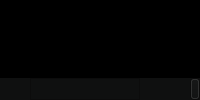
                <widget class="QWidget" name="home_02">
                 <layout class="QVBoxLayout" name="verticalLayout_7">
                  <property name="spacing">
                   <number>0</number>
                  </property>
                  <property name="sizeConstraint">
                   <enum>QLayout::SetDefaultConstraint</enum>
                  </property>
                  <property name="leftMargin">
                   <number>0</number>
                  </property>
                  <property name="topMargin">
                   <number>0</number>
                  </property>
                  <property name="rightMargin">
                   <number>0</number>
                  </property>
                  <property name="bottomMargin">
                   <number>0</number>
                  </property>
                  <item>
                   <widget class="QFrame" name="area_trabalho">
                    <property name="minimumSize">
                     <size>
                      <width>0</width>
                      <height>50</height>
                     </size>
                    </property>
                    <property name="styleSheet">
                     <string notr="true">background-color: rgb(0, 0, 0);</string>
                    </property>
                    <property name="frameShape">
                     <enum>QFrame::NoFrame</enum>
                    </property>
                    <property name="frameShadow">
                     <enum>QFrame::Raised</enum>
                    </property>
                    <widget class="QLabel" name="bg_area_trabalho">
                     <property name="enabled">
                      <bool>true</bool>
                     </property>
                     <property name="geometry">
                      <rect>
                       <x>-10</x>
                       <y>-10</y>
                       <width>931</width>
                       <height>591</height>
                      </rect>
                     </property>
                     <property name="layoutDirection">
                      <enum>Qt::LeftToRight</enum>
                     </property>
                     <property name="styleSheet">
                      <string notr="true">background-color: rgb(0, 0, 0);</string>
                     </property>
                     <property name="text">
                      <string/>
                     </property>
                     <property name="pixmap">
                      <pixmap>images/bg_home.jpg</pixmap>
                     </property>
                     <property name="scaledContents">
                      <bool>true</bool>
                     </property>
                    </widget>
                    <widget class="QFrame" name="menu_iniciar_aberto">
                     <property name="geometry">
                      <rect>
                       <x>0</x>
                       <y>340</y>
                       <width>0</width>
                       <height>251</height>
                      </rect>
                     </property>
                     <property name="styleSheet">
                      <string notr="true">QFrame {
	
	background-color: rgba(35, 35, 35, 35%);
	background-repeat: no-repeat;
	background-position: center;
	border: none;
}</string>
                     </property>
                     <property name="frameShape">
                      <enum>QFrame::StyledPanel</enum>
                     </property>
                     <property name="frameShadow">
                      <enum>QFrame::Raised</enum>
                     </property>
                     <widget class="QPushButton" name="botao_iniciar_deepnude">
                      <property name="geometry">
                       <rect>
                        <x>90</x>
                        <y>170</y>
                        <width>75</width>
                        <height>75</height>
                       </rect>
                      </property>
                      <property name="styleSheet">
                       <string notr="true">QPushButton {
	background-image: url(:/bot/images/telegram.png);
	background-color: transparent;
	background-repeat: no-repeat;
	background-position: center;
	border: none;
	padding-top: 50px; 
	
	color: rgb(255, 255, 255);
}
QPushButton:hover {
	
	background-color: rgb(35, 35, 35);
}
QPushButton:pressed {
	background-color: rgb(1,84,149);
}</string>
                      </property>
                      <property name="text">
                       <string>deepfake bot</string>
                      </property>
                     </widget>
                     <widget class="QPushButton" name="botao_iniciar_botmanicomio">
                      <property name="geometry">
                       <rect>
                        <x>170</x>
                        <y>170</y>
                        <width>75</width>
                        <height>75</height>
                       </rect>
                      </property>
                      <property name="styleSheet">
                       <string notr="true">QPushButton {
	background-image: url(:/bot/images/telegram.png);
	background-color: transparent;
	background-repeat: no-repeat;
	background-position: center;
	border: none;
	padding-top: 50px; 
	
	color: rgb(255, 255, 255);
}
QPushButton:hover {
	
	background-color: rgb(35, 35, 35);
}
QPushButton:pressed {
	background-color: rgb(1,84,149);
}</string>
                      </property>
                      <property name="text">
                       <string>manicomio bot</string>
                      </property>
                     </widget>
                     <widget class="QPushButton" name="botao_iniciar_recognition">
                      <property name="geometry">
                       <rect>
                        <x>170</x>
                        <y>90</y>
                        <width>75</width>
                        <height>75</height>
                       </rect>
                      </property>
                      <property name="styleSheet">
                       <string notr="true">QPushButton {
	
	background-image: url(:/camera/images/screenshot-24.png);
	background-color: transparent;
	background-repeat: no-repeat;
	background-position: center;
	border: none;
	padding-top: 50px; 
	
	color: rgb(255, 255, 255);
}
QPushButton:hover {
	
	background-color: rgb(35, 35, 35);
}
QPushButton:pressed {
	background-color: rgb(1,84,149);
}</string>
                      </property>
                      <property name="text">
                       <string>recognition</string>
                      </property>
                     </widget>
                     <widget class="QPushButton" name="botao_iniciar_server">
                      <property name="geometry">
                       <rect>
                        <x>90</x>
                        <y>10</y>
                        <width>75</width>
                        <height>75</height>
                       </rect>
                      </property>
                      <property name="styleSheet">
                       <string notr="true">QPushButton {
	background-image: url(:/server/images/server-24.png);
	background-color: transparent;
	background-repeat: no-repeat;
	background-position: center;
	border: none;
	padding-top: 50px; 
	
	color: rgb(255, 255, 255);
}
QPushButton:hover {
	
	background-color: rgb(35, 35, 35);
}
QPushButton:pressed {
	background-color: rgb(1,84,149);
}</string>
                      </property>
                      <property name="text">
                       <string>server</string>
                      </property>
                     </widget>
                     <widget class="QPushButton" name="botao_iniciar_facerecog">
                      <property name="geometry">
                       <rect>
                        <x>90</x>
                        <y>90</y>
                        <width>75</width>
                        <height>75</height>
                       </rect>
                      </property>
                      <property name="styleSheet">
                       <string notr="true">QPushButton {
	
	background-image: url(:/camera/images/screenshot-24.png);
	background-color: transparent;
	background-repeat: no-repeat;
	background-position: center;
	border: none;
	padding-top: 50px; 
	
	color: rgb(255, 255, 255);
}
QPushButton:hover {
	
	background-color: rgb(35, 35, 35);
}
QPushButton:pressed {
	background-color: rgb(1,84,149);
}</string>
                      </property>
                      <property name="text">
                       <string>face recog</string>
                      </property>
                     </widget>
                     <widget class="QPushButton" name="botao_iniciar_browser">
                      <property name="geometry">
                       <rect>
                        <x>10</x>
                        <y>10</y>
                        <width>75</width>
                        <height>75</height>
                       </rect>
                      </property>
                      <property name="styleSheet">
                       <string notr="true">QPushButton {
	background-image: url(:/browser/images/browser-24.png);
	background-color: transparent;
	background-repeat: no-repeat;
	background-position: center;
	border: none;
	padding-top: 50px; 
	
	color: rgb(255, 255, 255);
}
QPushButton:hover {
	
	background-color: rgb(35, 35, 35);
}
QPushButton:pressed {
	background-color: rgb(1,84,149);
}</string>
                      </property>
                      <property name="text">
                       <string>browser</string>
                      </property>
                     </widget>
                     <widget class="QPushButton" name="botao_iniciar_camera">
                      <property name="geometry">
                       <rect>
                        <x>10</x>
                        <y>90</y>
                        <width>75</width>
                        <height>75</height>
                       </rect>
                      </property>
                      <property name="styleSheet">
                       <string notr="true">QPushButton {
	
	background-image: url(:/camera/images/screenshot-24.png);
	background-color: transparent;
	background-repeat: no-repeat;
	background-position: center;
	border: none;
	padding-top: 50px; 
	
	color: rgb(255, 255, 255);
}
QPushButton:hover {
	
	background-color: rgb(35, 35, 35);
}
QPushButton:pressed {
	background-color: rgb(1,84,149);
}</string>
                      </property>
                      <property name="text">
                       <string>camera</string>
                      </property>
                     </widget>
                     <widget class="QPushButton" name="botao_iniciar_configuracoes">
                      <property name="geometry">
                       <rect>
                        <x>10</x>
                        <y>170</y>
                        <width>75</width>
                        <height>75</height>
                       </rect>
                      </property>
                      <property name="styleSheet">
                       <string notr="true">QPushButton {
	background-image: url(:/configuracoes/images/services-24.png);
	background-color: transparent;
	background-repeat: no-repeat;
	background-position: center;
	border: none;
	padding-top: 50px; 
	
	color: rgb(255, 255, 255);
}
QPushButton:hover {
	
	background-color: rgb(35, 35, 35);
}
QPushButton:pressed {
	background-color: rgb(1,84,149);
}</string>
                      </property>
                      <property name="text">
                       <string>configs</string>
                      </property>
                     </widget>
                     <widget class="QPushButton" name="botao_iniciar_bancodados">
                      <property name="geometry">
                       <rect>
                        <x>170</x>
                        <y>10</y>
                        <width>75</width>
                        <height>75</height>
                       </rect>
                      </property>
                      <property name="styleSheet">
                       <string notr="true">QPushButton {
	background-image: url(:/banco de dados/images/data-configuration-24.png);
	background-color: transparent;
	background-repeat: no-repeat;
	background-position: center;
	border: none;
	padding-top: 50px; 
	
	color: rgb(255, 255, 255);
}
QPushButton:hover {
	
	background-color: rgb(35, 35, 35);
}
QPushButton:pressed {
	background-color: rgb(1,84,149);
}</string>
                      </property>
                      <property name="text">
                       <string>database</string>
                      </property>
                     </widget>
                    </widget>
                   </widget>
                  </item>
                  <item>
                   <widget class="QFrame" name="barra_iniciar">
                    <property name="minimumSize">
                     <size>
                      <width>0</width>
                      <height>3</height>
                     </size>
                    </property>
                    <property name="maximumSize">
                     <size>
                      <width>16777215</width>
                      <height>22</height>
                     </size>
                    </property>
                    <property name="styleSheet">
                     <string notr="true">background-color: rgb(15, 16, 16);</string>
                    </property>
                    <property name="frameShape">
                     <enum>QFrame::NoFrame</enum>
                    </property>
                    <property name="frameShadow">
                     <enum>QFrame::Raised</enum>
                    </property>
                    <layout class="QHBoxLayout" name="horizontalLayout_11">
                     <property name="spacing">
                      <number>0</number>
                     </property>
                     <property name="leftMargin">
                      <number>0</number>
                     </property>
                     <property name="topMargin">
                      <number>0</number>
                     </property>
                     <property name="rightMargin">
                      <number>0</number>
                     </property>
                     <property name="bottomMargin">
                      <number>0</number>
                     </property>
                     <item>
                      <widget class="QPushButton" name="botao_menu_iniciar">
                       <property name="maximumSize">
                        <size>
                         <width>30</width>
                         <height>30</height>
                        </size>
                       </property>
                       <property name="styleSheet">
                        <string notr="true">QPushButton {
	background-image: url(:/menu_iniciar/images/iniciar.png);
	background-color: transparent;
	background-repeat: no-repeat;
	background-position: center;
	border: none;
}
QPushButton:hover {
	
	background-color: rgb(35, 35, 35);
}
QPushButton:pressed {
	background-color: rgb(1,84,149);
}</string>
                       </property>
                       <property name="text">
                        <string/>
                       </property>
                      </widget>
                     </item>
                     <item>
                      <widget class="QFrame" name="barra_tarefas_iniciar">
                       <property name="frameShape">
                        <enum>QFrame::StyledPanel</enum>
                       </property>
                       <property name="frameShadow">
                        <enum>QFrame::Raised</enum>
                       </property>
                      </widget>
                     </item>
                     <item>
                      <widget class="QWidget" name="relogio2" native="true">
                       <property name="maximumSize">
                        <size>
                         <width>50</width>
                         <height>16777215</height>
                        </size>
                       </property>
                      </widget>
                     </item>
                     <item>
                      <widget class="QPushButton" name="botao_direita_iniciar">
                       <property name="maximumSize">
                        <size>
                         <width>10</width>
                         <height>16777215</height>
                        </size>
                       </property>
                       <property name="text">
                        <string/>
                       </property>
                      </widget>
                     </item>
                    </layout>
                   </widget>
                  </item>
                 </layout>
                </widget>
